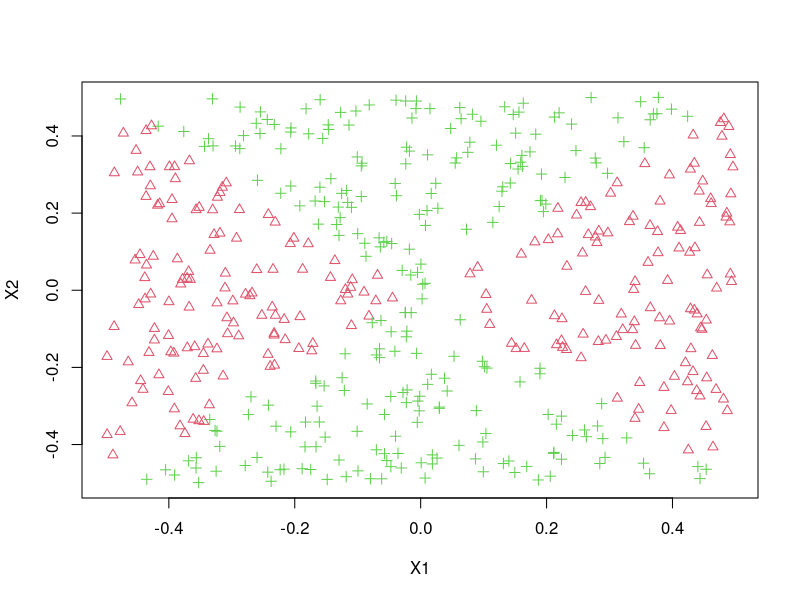
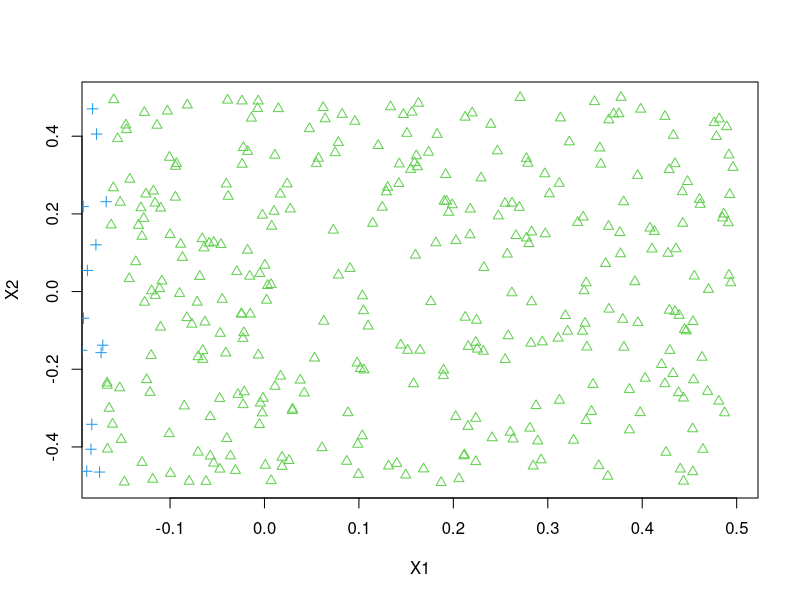
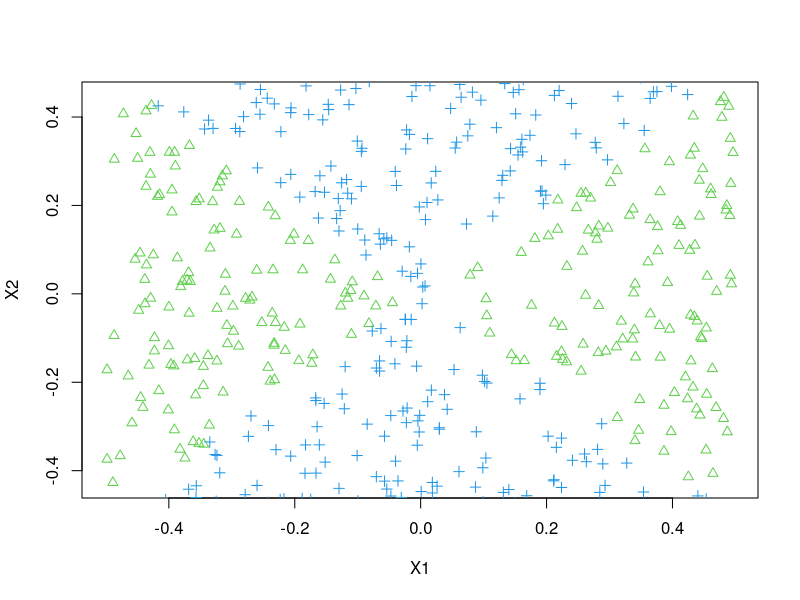

Generate these figures, in order, with R:

# A non-linear decision boundary can also be obtained by performing logistic
# regression using non-linear transformation of the features.
set.seed(1)
x1 <- runif(500) - 0.5
x2 <- runif(500) - 0.5
y <- 1 * (x1 ^ 2 - x2 ^ 2 > 0)

plot(x1, x2, xlab = "X1", ylab = "X2", col = (3 - y), pch = (3 - y))

# Fit logistic regresion to the data 
logit.fit <- glm(y ~ x1 + x2, family = "binomial")
summary(logit.fit)

# Apply this model to the training data in order to obtain a predicted class
# label for each training observation.
data <- data.frame(x1 = x1, x2 = x2, y = y)
probs <- predict(logit.fit, data, type = "response")
preds <- rep(0, 500)
preds[probs > 0.47] <- 1
plot(data[preds == 1,]$x1, data[preds == 1,]$x2, col = (4 - 1), pch = (3 - 1), xlab = "X1", ylab = "X2")
points(data[preds == 0,]$x1, data[preds == 0,]$x2, col = (4 - 0), pch = (3 - 0))
#   The decision boundary appears to be linear.

# Fit a logistic regression model to the data using non-linear functions of
# X1 and X2 as predictors (e.g. X1^2, X1:X2, log(X2), etc.)
logitnl.fit <- glm(y ~ poly(x1, 2) + poly(x2, 2) + I(x1 * x2), family = "binomial")
summary(logitnl.fit)

# Apply this new model to the training data in order to obtain a predicted class
# label for each training observation.
data <- data.frame(x1 = x1, x2 = x2, y = y)
probs <- predict(logitnl.fit, data, type = "response")
preds <- rep(0, 500)
preds[probs > 0.47] <- 1
plot(data[preds == 1,]$x1, data[preds == 1,]$x2, col = (4 - 1), pch = (3 - 1), xlab = "X1", ylab = "X2")
points(data[preds == 0,]$x1, data[preds == 0,]$x2, col = (4 - 0), pch = (3 - 0))
#   The decision boundary appears to be non-linear and very close to the true
#   boundary.
